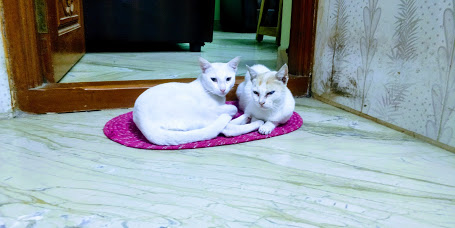
#> input picture pythonstuff.py/img to sketch/EFFECTS.jpg, 455 x 228 px
$ python imgToSketch.py
#> lines starting #> are read from the running program, lines starting #| are printed output that depends on the picture
import cv2
image=cv2.imread("EFFECTS.jpg")
#> image is the input picture: shape (228, 455, 3); mean B, G, R 161.1, 156.6, 144.6

gray_image=cv2.cvtColor( image, cv2.COLOR_BGR2GRAY)
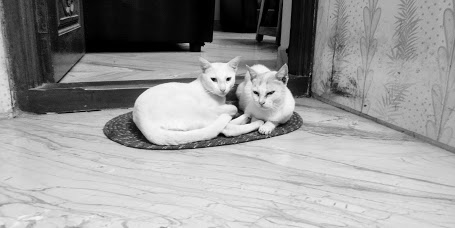
#> gray_image: shape (228, 455); min 0, max 252, mean 153.5
inverted = 255-gray_image
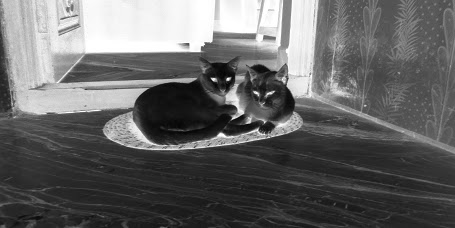
#> inverted: shape (228, 455); min 3, max 255, mean 101.5
blur = cv2.GaussianBlur(inverted, (21, 21), 0)
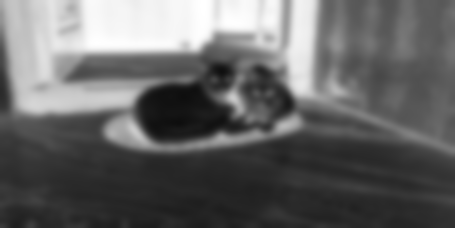
#> blur: shape (228, 455); min 14, max 255, mean 101.5
invertedblur = 255-blur
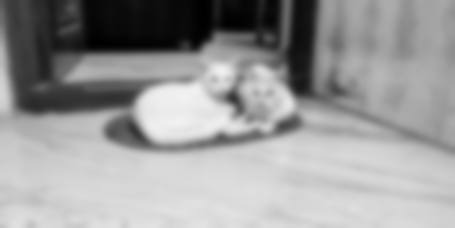
#> invertedblur: shape (228, 455); min 0, max 241, mean 153.5
sketch = cv2.divide(gray_image, invertedblur, scale=256.0)
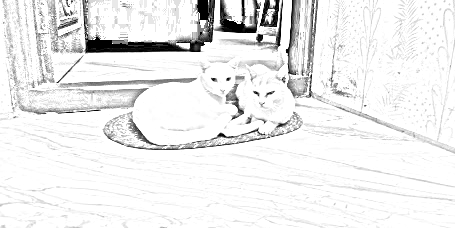
#> sketch: shape (228, 455); min 0, max 255, mean 236.7
cv2.imwrite("sketch.png", sketch)
cv2.imshow("Image", sketch)
